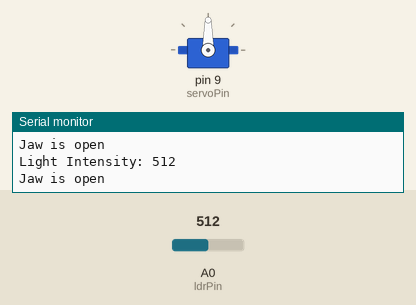
This sketch was run on a simulated Arduino Uno, built with avr-gcc and run on an emulated ATmega328P. Parts: servo, the last lines printed to the serial monitor. The test bench sets the inputs (shaded band); at power-on: A0 (ldrPin) = 512.

Above: at 1.2 s.
1.3 s: A0 (ldrPin) set to 483
4.3 s: A0 (ldrPin) set to 510
7.3 s: A0 (ldrPin) set to 490
At 10.24 s:
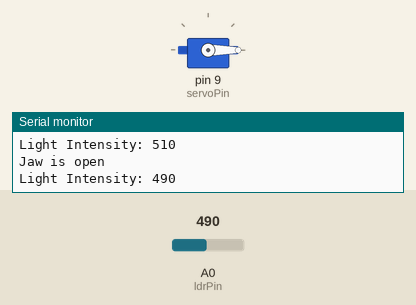
Timing chart, 0 to 16.3 s (numbered marks = the images above; inputs shaded):
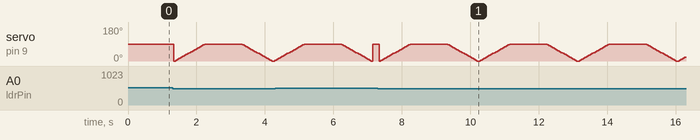

The sketch:

Jaw_oscillating_up_and_down_motion.ino
```cpp
#include <Servo.h>

const int ldrPin = A0;   //pin for LDR
const int servoPin = 9;  //pin for servo motor

Servo jawServo;

void setup() {
  Serial.begin(9600);
  jawServo.attach(servoPin);  // Attach the servo to the pin
}

void loop() {
  int lightIntensity = analogRead(ldrPin);  // to read light intensity from LDR
  Serial.println("Light Intensity: " + String(lightIntensity));

  // the servo angle based on light intensity
  if (lightIntensity < 500) {
    oscillateJaw();
  } else {
    openJaw();
  }
}

void openJaw() {
  jawServo.write(90);  // servo angle to open the jaw
  Serial.println("Jaw is open");
}

void oscillateJaw() {
  for (int angle = 0; angle <= 90; angle += 5) {
    jawServo.write(angle);
    delay(50);
  }

  delay(1000);

  for (int angle = 90; angle >= 0; angle -= 5) {
    jawServo.write(angle);
    delay(50);
  }

  Serial.println("Jaw is oscillating");
}
```
